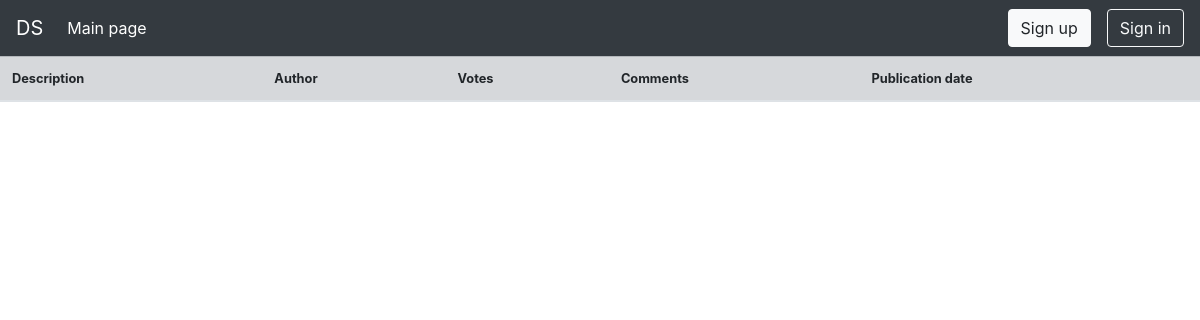
The app's page /article/, older data.
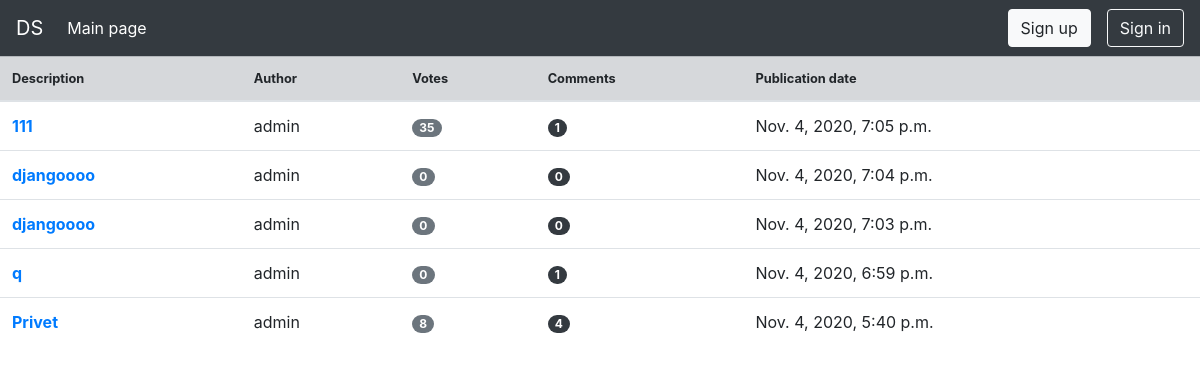
The same page, newer data.
### article/models.py (models this page shows, shortened)
class Article(models.Model):
    title = models.CharField(max_length=255, verbose_name='Название')
    text = models.TextField(max_length=5000, verbose_name='Содержание')
    author = models.ForeignKey(User, max_length=255, verbose_name='Автор', on_delete=models.CASCADE)
    date = models.DateTimeField(auto_now_add=True)
    slug = models.SlugField(max_length=255, blank=True)
    likes = models.IntegerField(default=0)
    dislikes = models.IntegerField(default=0)
    image = models.ImageField(upload_to='article_images', blank=True)
    def get_absolute_url(self):
        return reverse('article_detail_url', kwargs={'slug': self.slug})

### article/views.py (the view)
# urls.py: path('', index, name='index'),
def index(request):
    articles = Article.objects.order_by('-date')
    list_of_data = []
    for article in articles:
        tmp = (article, article.comment_set.count(), article.likes + article.dislikes)
        list_of_data.append(tmp)
    paginator = Paginator(list_of_data, 11)
    page_number = request.GET.get('page', 1)
    page = paginator.get_page(page_number)
    is_paginated = page.has_other_pages()
    if page.has_previous():
        prev_url = '?page={}'.format(page.previous_page_number())
    else:
        prev_url = ''
    if page.has_next():
        next_url = '?page={}'.format(page.next_page_number())
    else:
        next_url = ''
    context = {
        'page_object': page,
        'is_paginated': is_paginated,
        'next_url': next_url,
        'prev_url': prev_url
    }
    return render(request, 'article/index.html', context=context)

### article/templates/article/index.html (shortened to what this page needs)
{% extends 'base.html' %}
{% block content %}
    <table class="table ">
        <thead class="">
        <tr class="table-secondary small">
            <th scope="col">Description</th>
            <th scope="col">Author</th>
            <th scope="col">Votes</th>
            <th scope="col">Comments</th>
            <th scope="col">Publication date</th>
        </tr>
        </thead>
        <tbody>
        {% for article, com_num, vote_num in page_object.object_list %}
            <tr>
                <td><a href="{{ article.get_absolute_url }}"
                       class="font-weight-bold">{{ article.title|truncatechars:60 }}</a></td>
                <td>{{ article.author }}</td>
                <td><span class="badge badge-secondary badge-pill">{{ vote_num }}</span></td>
                <td><span class="badge badge-dark badge-pill">{{ com_num }}</span></td>
                <td>{{ article.date }}</td>
            </tr>
        {% endfor %}
        </tbody>
    </table>
{% endblock %}

### news/templates/base.html (shortened to what this page needs)
<!DOCTYPE html>
<html lang="en">
<head>
    <link rel="stylesheet" href="https://cdn.jsdelivr.net/npm/bootstrap@4.5.3/dist/css/bootstrap.min.css">
</head>
<body>
<nav class="navbar navbar-expand-lg navbar-dark bg-dark ">
    <a class="navbar-brand" href="{% url 'index' %}">DS</a>
    <div class="collapse navbar-collapse" id="navbarNavAltMarkup">
        <div class="navbar-nav">
            <a class="nav-link active" href="{% url 'index' %}">Main page<span class="sr-only">(current)</span></a>
        </div>
        <div class="navbar-collapse justify-content-end" id="navbarNavAltMarkup">
            <ul class="navbar-nav ">
                {% if user.is_authenticated %}
                    <li class="nav-item ">
                        <a class="nav-link disabled" tabindex="-1" aria-disabled="true">Welcome,</a>
                    </li>
                    <li class="btn-group " >
                        <button type="button" class="btn btn-secondary dropdown-toggle mr-3" data-toggle="dropdown" aria-haspopup="true" aria-expanded="false">
                            {{user.username}}
                        </button>
                        <div class="dropdown-menu dropdown-menu-lg-right" aria-labelledby="navbarDropdown">
                            <a class="dropdown-item" href="{% url 'accounts:profile_detail' %}">Profile</a>
                            <a class="dropdown-item" href="{% url 'accounts:profile_all_articles' %}">My articles</a>
                            <div class="dropdown-divider"></div>
                            <a class="dropdown-item" href="{% url 'create_article' %}">Create article</a>
                            <div class="dropdown-divider"></div>
                            <a class="dropdown-item" href="{% url 'accounts:edit_profile' %}">Edit profile</a>
                            <a class="dropdown-item" href="{% url 'accounts:logout_url' %}">Sign out</a>
                        </div>
                    </li>
                    <a class="btn btn-outline-secondary" href="{% url 'accounts:logout_url' %}">Sign out</a>
                {% else %}
                    <a class="btn btn-light mr-3" href="{% url 'accounts:register_url' %}">Sign up</a>
                    <a class="btn btn-outline-light" href="{% url 'accounts:login_url' %}">Sign in</a>
                {% endif %}
            </ul>
        </div>
    </div>
</nav>
{% block content %}
{% endblock %}
</body>
</html>

Row changes from the older to the newer data that the page shows:
added Article: title "111", author "admin", vote_num "35", author "1", date "Nov. 4, 2020, 7:05 p.m."
added Article: title "djangoooo", author "admin", vote_num "0", com_num "0", date "Nov. 4, 2020, 7:04 p.m."
added Article: title "djangoooo", author "admin", vote_num "0", com_num "0", date "Nov. 4, 2020, 7:03 p.m."
added Article: title "q", author "admin", vote_num "0", author "1", date "Nov. 4, 2020, 6:59 p.m."
added Article: title "Privet", author "admin", vote_num "8", com_num "4", date "Nov. 4, 2020, 5:40 p.m."
